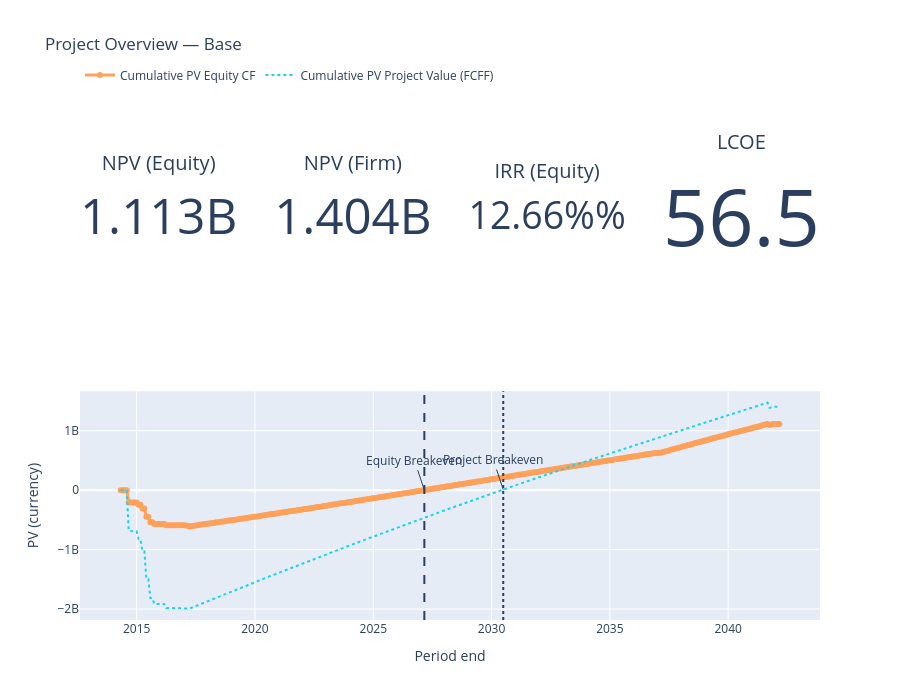
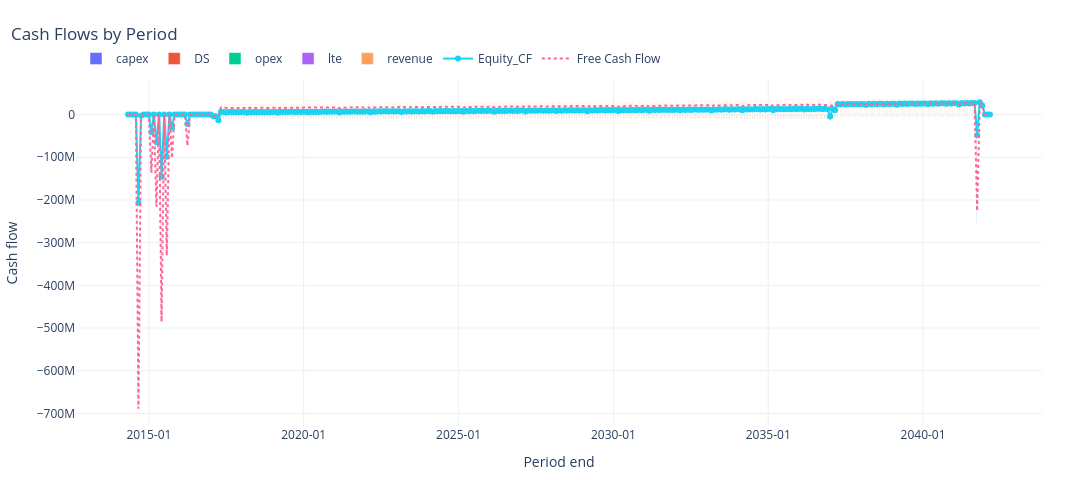
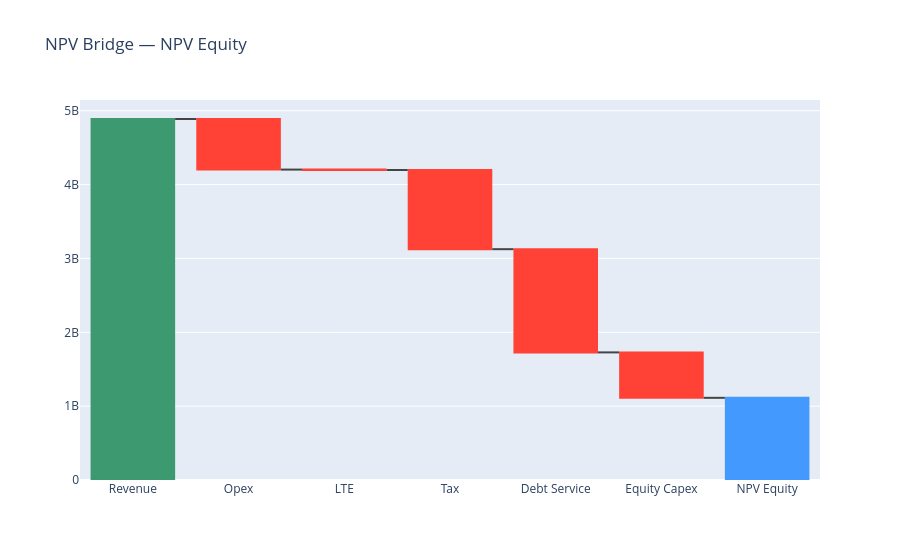
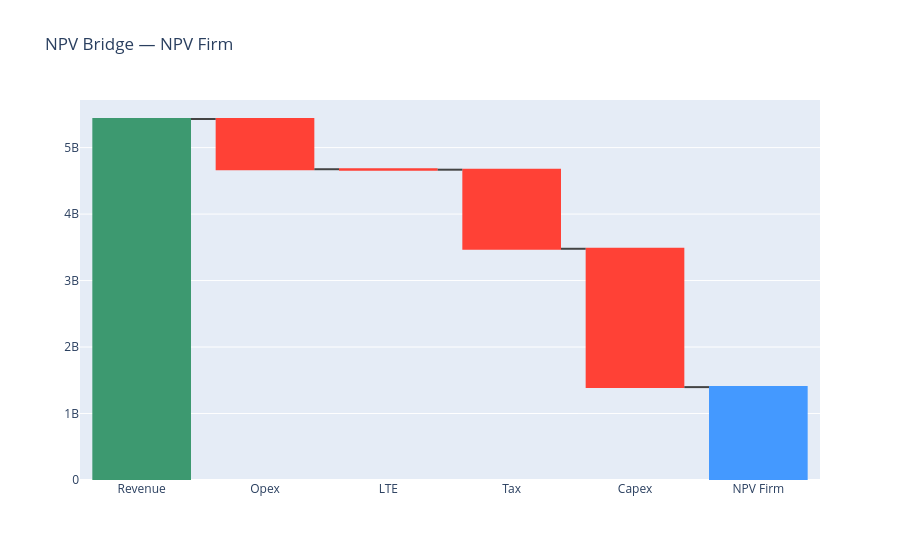

These figures' notebook cell, in order:
### Markdown cell above
## WISER OPEX Study

### Code cell
from pathlib import Path
import sys

# --- paths & imports ---------------------------------------------------------

PROJECT_ROOT = Path.cwd().parent   # 
sys.path.append(str(PROJECT_ROOT))

from core.Simulation import build_experiment

LIBRARY_PATH = PROJECT_ROOT / "examples" / "Inputs" / "HKN"
RESULT_DIR   = PROJECT_ROOT / "results"


# --- simulation config -------------------------------------------------------

# Toggle which modules to run, dashboards, result collection, etc.
# (Adjust flags / keys to match your setup if they differ.)
sim_cfg = {
    "run_marketenv": True,
    "run_metenv": False,
    "run_capex": True,
    "capex_dashboard": False,
    "run_opex": True,
    "opex_dashboard": False,
    "run_lifetime_extension": True,
    "run_revenue": True,
    "run_valuation": True,
    "valuation_dashboard": True,
    "collect_results": True,
}

parameter_space = {
    # ------------------------------------------------------------------
    # Mean-shift factors (analytic_ctmc.mean_shift)
    # ------------------------------------------------------------------

    # α_λ : failure-rate mean shift
    "LTE_overrides.lte_input.lambda_factor": [
        1.00,
        0.90,
        0.70,
    ],

    # ------------------------------------------------------------------
    # Scenario labels
    # ------------------------------------------------------------------
    "Scenario.name": [
        "S0 – Reference",
        "S1 – reduced failure rates",
        "S2 – more reduced failure rates",

    ],
}

zip_groups = {
    "macro_scenarios": [
        "LTE_overrides.lte_input.lambda_factor",
        "Scenario.name",
    ]
}


# --- build + run experiment -----------------------------------------------

exp = build_experiment(
    library_path=str(LIBRARY_PATH),
    base_config_path="Config.yaml",        
    simulation_config=sim_cfg,             
    parameter_space=parameter_space,       
    base_seed=42,                          
    replicates=10,                        
    name="OPEX_Uncertainty",              
    result_directory=str(RESULT_DIR),
    zip_groups=zip_groups,                 
)

# Run the full sweep – returns a DataFrame of run metadata

exp.run()

### Figure 1 — Plotly figure (JSON) as saved in the notebook; plotly's stock layout.template omitted (floating-point values rounded to 4 significant figures; data arrays with more than 128 entries replaced by an {"elided": "..."} marker saying what was removed)
{"data": [{"domain": {"x": [0, 0.2125], "y": [0.56, 1]}, "mode": "number", "title": {"text": "NPV (Equity)"}, "type": "indicator", "value": 1113000000.0}, {"domain": {"x": [0.2625, 0.475], "y": [0.56, 1]}, "mode": "number", "title": {"text": "NPV (Firm)"}, "type": "indicator", "value": 1404000000.0}, {"domain": {"x": [0.525, 0.7375], "y": [0.56, 1]}, "mode": "number", "number": {"suffix": "%", "valueformat": ".2%"}, "title": {"text": "IRR (Equity)"}, "type": "indicator", "value": 0.1266}, {"domain": {"x": [0.7875, 1], "y": [0.56, 1]}, "mode": "number", "title": {"text": "LCOE"}, "type": "indicator", "value": 56.55}, {"line": {"width": 3}, "mode": "lines+markers", "name": "Cumulative PV Equity CF", "type": "scatter", "x": {"elided": "335 str values"}, "xaxis": "x", "y": {"elided": "335 float values"}, "yaxis": "y"}, {"line": {"dash": "dot", "width": 2}, "mode": "lines", "name": "Cumulative PV Project Value (FCFF)", "type": "scatter", "x": {"elided": "335 str values"}, "xaxis": "x", "y": {"elided": "335 float values"}, "yaxis": "y"}], "layout": {"annotations": [{"showarrow": true, "text": "Equity Breakeven", "x": "2027-02-28T00:00:00", "xref": "x", "y": 770600.0, "yref": "y"}, {"showarrow": true, "text": "Project Breakeven", "x": "2030-06-30T00:00:00", "xref": "x", "y": 10460000.0, "yref": "y"}], "height": 700, "hovermode": "x unified", "legend": {"orientation": "h", "y": 1.02, "yanchor": "bottom"}, "shapes": [{"line": {"dash": "dash"}, "type": "line", "x0": "2027-02-28T00:00:00", "x1": "2027-02-28T00:00:00", "xref": "x", "y0": 0, "y1": 1, "yref": "y domain"}, {"line": {"dash": "dot"}, "type": "line", "x0": "2030-06-30T00:00:00", "x1": "2030-06-30T00:00:00", "xref": "x", "y0": 0, "y1": 1, "yref": "y domain"}], "title": {"text": "Project Overview — Base"}, "xaxis": {"anchor": "y", "domain": [0, 1], "title": {"text": "Period end"}}, "yaxis": {"anchor": "x", "domain": [0, 0.44], "title": {"text": "PV (currency)"}}}}

### Figure 2 — Plotly figure (JSON) as saved in the notebook; plotly's stock layout.template omitted (floating-point values rounded to 4 significant figures; data arrays with more than 128 entries replaced by an {"elided": "..."} marker saying what was removed)
{"data": [{"hovertemplate": "%{x|%Y-%m-%d}<br>capex: %{y:,.0f}<extra></extra>", "name": "capex", "offsetgroup": "0", "type": "bar", "x": {"elided": "335 str values"}, "xaxis": "x", "y": {"elided": "335 float values"}, "yaxis": "y"}, {"hovertemplate": "%{x|%Y-%m-%d}<br>DS: %{y:,.0f}<extra></extra>", "name": "DS", "offsetgroup": "1", "type": "bar", "x": {"elided": "335 str values"}, "xaxis": "x", "y": {"elided": "335 float values"}, "yaxis": "y"}, {"hovertemplate": "%{x|%Y-%m-%d}<br>opex: %{y:,.0f}<extra></extra>", "name": "opex", "offsetgroup": "2", "type": "bar", "x": {"elided": "335 str values"}, "xaxis": "x", "y": {"elided": "335 float values"}, "yaxis": "y"}, {"hovertemplate": "%{x|%Y-%m-%d}<br>lte: %{y:,.0f}<extra></extra>", "name": "lte", "offsetgroup": "3", "type": "bar", "x": {"elided": "335 str values"}, "xaxis": "x", "y": {"elided": "335 float values"}, "yaxis": "y"}, {"hovertemplate": "%{x|%Y-%m-%d}<br>revenue: %{y:,.0f}<extra></extra>", "name": "revenue", "offsetgroup": "4", "type": "bar", "x": {"elided": "335 str values"}, "xaxis": "x", "y": {"elided": "335 float values"}, "yaxis": "y"}, {"hovertemplate": "Equity_CF: %{y:,.0f}<extra></extra>", "line": {"width": 2}, "mode": "lines+markers", "name": "Equity_CF", "type": "scatter", "x": {"elided": "335 str values"}, "xaxis": "x", "y": {"elided": "335 float values"}, "yaxis": "y"}, {"hovertemplate": "FCF: %{y:,.0f}<extra></extra>", "line": {"dash": "dot", "width": 2}, "mode": "lines", "name": "Free Cash Flow", "type": "scatter", "x": {"elided": "335 str values"}, "xaxis": "x", "y": {"elided": "335 float values"}, "yaxis": "y"}], "layout": {"barmode": "group", "height": 480, "hovermode": "x unified", "legend": {"orientation": "h", "x": 0, "xanchor": "left", "y": 1.02, "yanchor": "bottom"}, "margin": {"b": 50, "l": 50, "r": 50, "t": 80}, "title": {"text": "Cash Flows by Period", "x": 0.01}, "width": 1400, "xaxis": {"anchor": "y", "domain": [0, 1], "showgrid": true, "tickformat": "%Y-%m", "title": {"text": "Period end"}}, "yaxis": {"anchor": "x", "domain": [0, 1], "title": {"text": "Cash flow"}, "zeroline": true, "zerolinewidth": 1}}}

### Figure 3 — Plotly figure (JSON) as saved in the notebook; plotly's stock layout.template omitted (floating-point values rounded to 4 significant figures)
{"data": [{"measure": ["relative", "relative", "relative", "relative", "relative", "relative", "total"], "type": "waterfall", "x": ["Revenue", "Opex", "LTE", "Tax", "Debt Service", "Equity Capex", "NPV Equity"], "y": [4889000000.0, -685100000.0, -5853000.0, -1072000000.0, -1398000000.0, -615100000.0, 1113000000.0]}], "layout": {"title": {"text": "NPV Bridge — NPV Equity"}}}

### Figure 4 — Plotly figure (JSON) as saved in the notebook; plotly's stock layout.template omitted (floating-point values rounded to 4 significant figures)
{"data": [{"measure": ["relative", "relative", "relative", "relative", "relative", "total"], "type": "waterfall", "x": ["Revenue", "Opex", "LTE", "Tax", "Capex", "NPV Firm"], "y": [5430000000.0, -755600000.0, -6914000.0, -1190000000.0, -2081000000.0, 1404000000.0]}], "layout": {"title": {"text": "NPV Bridge — NPV Firm"}}}
